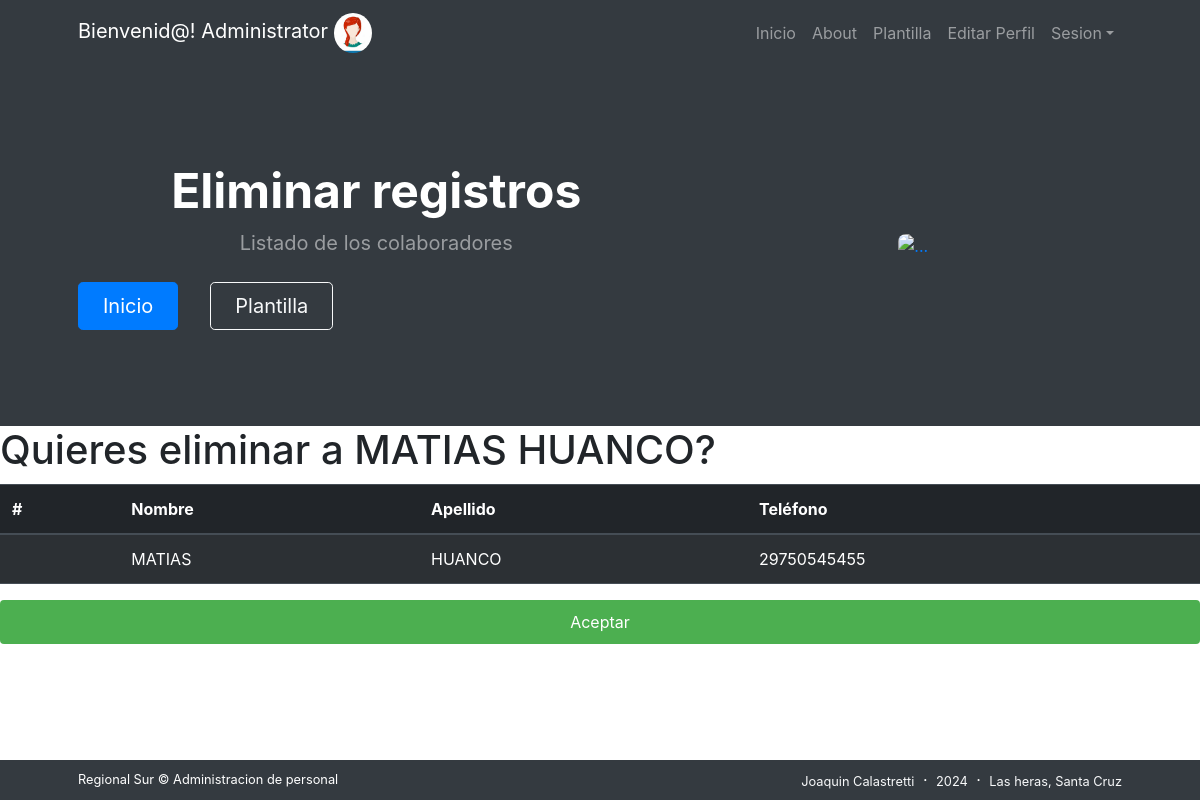
The app's page /empleados/3/borrar (signed in) with its own data.
### Users/models.py (models this page shows, shortened)
class Avatar(models.Model):
    user = models.OneToOneField(User, on_delete=models.CASCADE)
    imagen = models.ImageField(upload_to="avatares",null=True,blank=True)

### Colaboradores/models.py (models this page shows, shortened)
class Empleado(models.Model):
    legajo = models.IntegerField(null=False)
    estado = models.CharField(
        max_length=15,
        choices=[(k, v) for k, v in ESTADO_OPCIONES.items()],
    )
    zona = models.CharField(
        max_length=220,
        choices=[(k, v) for k, v in ZONA_OPCIONES.items()],null=True
    )
    nombre = models.CharField(max_length=100)
    apellido = models.CharField(max_length=100)
    dni = models.IntegerField(null=False,default=0)
    email = models.EmailField()
    num_telefono = models.IntegerField()
    fecha_ingreso = models.DateField(null=True)
    fecha_nacimiento = models.DateField(null=False)
    torre_servicio = models.CharField(
        max_length=220,
        choices=[(k, v) for k, v in TORRE_OPCIONES.items()],
    )
    puesto = models.CharField(max_length=100)
    convenio = models.CharField(
        max_length=2,
        choices=[(k, v) for k, v in CONVENIO_OPCIONES.items()],
    )

### Colaboradores/views.py (the view)
# urls.py: path("empleados/<pk>/borrar",views.EmpleadoBorrar.as_view(),name="borrar_empleados"),
class EmpleadoBorrar(LoginRequiredMixin,DeleteView):
    model = Empleado
    template_name = "borrar_empleado.html"
    success_url = reverse_lazy("lista_empleados")

### Templates/borrar_empleado.html (shortened to what this page needs)
{% extends "Base.html" %}
{%load static%}
{%block header%}
<header class="bg-dark py-5">
    <div class="container px-5">
        <div class="row gx-5 align-items-center justify-content-center">
            <div class="col-lg-8 col-xl-7 col-xxl-6">
                <div class="my-5 text-center text-xl-start">
                    <h1 class="display-5 fw-bolder text-white mb-2">Eliminar registros</h1>
                    <p class="lead fw-normal text-white-50 mb-4">Listado de los colaboradores</p>
                    <div class="d-grid gap-3 d-sm-flex justify-content-sm-center justify-content-xl-start">
                        <a class="btn btn-primary btn-lg px-4 me-sm-3" href="{% url 'inicio'%}">Inicio</a>
                        <a class="btn btn-outline-light btn-lg px-4" href="{% url 'lista_empleados' %}">Plantilla</a>
                    </div>
                </div>
            </div>
            <div class="col-xl-5 col-xxl-6 d-none d-xl-block text-center"><img class="img-fluid rounded-3 my-5" src="https://2.bp.blogspot.com/-SYGeCtU6jTA/VGJQTlz1v1I/AAAAAAAAF_8/zV-iomb9vlQ/s1600/Logo_Stefanini.png" alt="..." /></div>
        </div>
    </div>
</header>
{%endblock%}
{%block cambia%}
<h1> Quieres eliminar a {{empleado.nombre}} {{empleado.apellido}}?</h1>
<form action="" method="POST">
<table class="table table-striped table-dark" style="margin-top:10px">
    <thead>
      <tr>
        <th scope="col">#</th>
        <th scope="col">Nombre</th>
        <th scope="col">Apellido</th>
        <th scope="col">Teléfono</th>
      </tr>
    </thead>
    <tbody>
      <tr>
        <th scope="row">{{ forloop.counter }}</th>
        <td>{{ empleado.nombre }}</td>
        <td>{{ empleado.apellido }}</td>
        <td>{{ empleado.num_telefono }}</td>
      </tr>
    </tbody>
</table>
<input type="submit" value="Aceptar" class="botonSubmit">
</form>
{%endblock%}

### Templates/Base.html (shortened to what this page needs)
<!DOCTYPE html>
{%load static%}
<html lang="en">
    <head>
        <link href="https://cdn.jsdelivr.net/npm/bootstrap-icons@1.5.0/font/bootstrap-icons.css" rel="stylesheet" />
        <link href="{% static 'css/styles.css' %}" rel="stylesheet" />
    </head>
    <body class="d-flex flex-column h-100">
        <main class="flex-shrink-0">
            <nav class="navbar navbar-expand-lg navbar-dark bg-dark">
                <div class="container px-5">
                    {%if request.user.is_authenticated%}
                    <a class="navbar-brand " > Bienvenid@! {{request.user.username}} <img class ="rounded-circle"src="{{request.user.avatar.imagen.url}}"height="40px"> </a>
                    {%endif%}
                    <div class="collapse navbar-collapse" id="navbarSupportedContent">
                        <ul class="navbar-nav ms-auto mb-2 mb-lg-0">
                            <li class="nav-item"><a class="nav-link" href="{% url "inicio" %}">Inicio</a></li>
                            <li class="nav-item"><a class="nav-link" href="{% url "about" %}">About</a></li>
                            {% if request.user.is_superuser %}
                                <li class="nav-item"><a class="nav-link" href="{% url 'lista_empleados' %}">Plantilla</a></li>
                                <li class="nav-item"><a class="nav-link" href="{% url 'EditarPerfil' %}">Editar Perfil</a></li>
                            {% endif %}
                            <li class="nav-item dropdown">
                                <a class="nav-link dropdown-toggle" id="navbarDropdownPortfolio" href="#" role="button" data-bs-toggle="dropdown" aria-expanded="false">Sesion</a>
                            </li>
                        </ul>
                    </div>
                </div>
            </nav>
          {%block header%}{%endblock%}
            {% block cambia %}{% endblock   %}
        {%block footer%}
        <footer class="bg-dark py-2 mt-auto" style="position: fixed; bottom: 0; width: 100%; margin-left: 0 !important; margin-bottom: 0px;">
            <div class="container px-5">
                <div class="row align-items-center justify-content-between flex-column flex-sm-row">
                    <div class="col-auto"><div class="small m-0 text-white">Regional Sur &copy; Administracion de personal</div></div>
                    <div class="col-auto">
                        <a class="link-light small" >Joaquin Calastretti</a>
                        <span class="text-white mx-1">&middot;</span>
                        <a class="link-light small" >2024</a>
                        <span class="text-white mx-1">&middot;</span>
                        <a class="link-light small" >Las heras, Santa Cruz</a>
                    </div>
                </div>
            </div>
        </footer>
        {%endblock%}
        <link href="https://stackpath.bootstrapcdn.com/bootstrap/4.5.2/css/bootstrap.min.css" rel="stylesheet">
    </body>
</html>

### records on screen
Empleado: nombre "MATIAS", apellido "HUANCO", num_telefono "29750545455"

### other values on screen
{{ request.user.username }} "Administrator"
